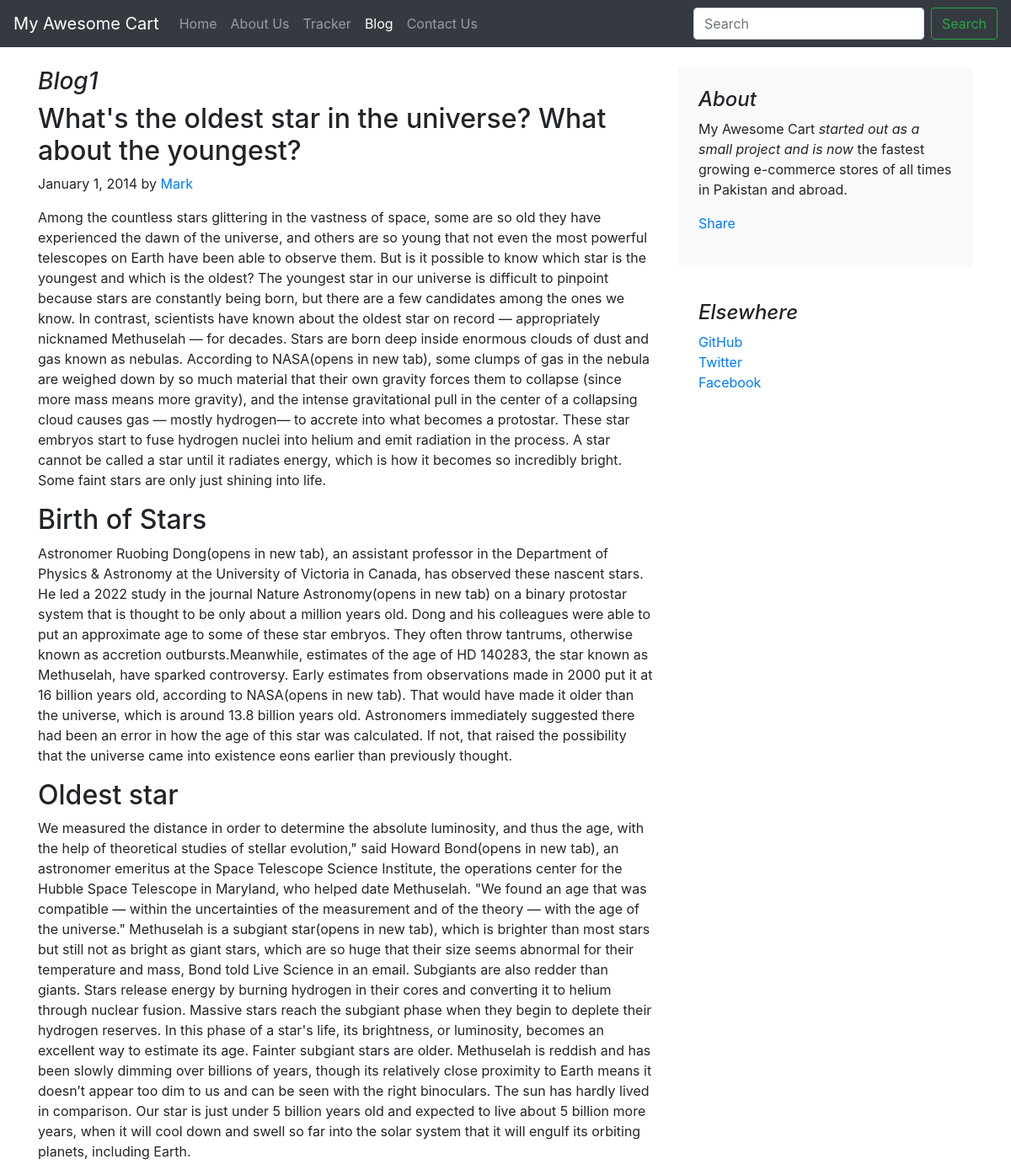
The page /blog/blogpost/1 on the database its author committed.
### blog/models.py (models this page shows, shortened)
class Blogpost(models.Model):
    post_id = models.AutoField(primary_key= True)
    tilte = models.CharField(max_length=50)
    head0 = models.CharField(max_length=500)
    chead0 = models.CharField(max_length=5000)
    head1 = models.CharField(max_length=500)
    chead1 = models.CharField(max_length=5000)
    head2 = models.CharField(max_length=500)
    chead2 = models.CharField(max_length=5000)
    pub_date = models.DateField()
    thumbnail = models.ImageField(upload_to='blog/images')

### blog/views.py (the view)
# urls.py: path("blogpost/<int:id>", views.blogpost, name="blogHome"),
def blogpost(request, id):
    post = Blogpost.objects.filter(post_id = id)[0]
    return render(request, 'blog/blogpost.html',{'post':post})

### blog/templates/blog/blogpost.html (shortened to what this page needs)
{% extends 'blog/basic.html' %}
{% block body %}
<div class="container">
    <div class="row mt-4">
        <div class="col-md-8 blog-main">
            <h3 class="font-italic">
                {{post.tilte}}
            </h3>
            <div class="blog-post">
                <h2 class="blog-post-title">{{post.head0}}</h2>
                <p class="blog-post-meta">January 1, 2014 by <a href="#">Mark</a></p>
                <p>{{post.chead0}}</p>
                <h2>{{post.head1}}</h2>
                <p>{{post.chead1}}</p>
                <h2>{{post.head2}}</h2>
                <p>{{post.chead2}}</p>
            </div>
        </div>
        <aside class="col-md-4 blog-sidebar">
            <div class="p-4 mb-3 bg-light rounded">
                <h4 class="font-italic">About</h4>
                <p class="mb-0">My Awesome Cart <em>started out as a small project and is now</em> the fastest growing e-commerce stores of all times in Pakistan and abroad.</p>
                <div class="my-3 fb-share-button" data-href="http://127.0.0.1:8000/blog/blogpost/{{post.post_id}}" data-layout="button_count" data-size="large"><a target="_blank" href="https://www.facebook.com/sharer/sharer.php?u=http%3A%2F%2F127.0.0.1%3A8000%2Fblog%2Fblogpost%2F4&src=sdkpreparse" class="fb-xfbml-parse-ignore">Share</a></div>
            </div>
            <div class="p-4">
                <h4 class="font-italic">Elsewhere</h4>
                <ol class="list-unstyled">
                    <li><a href="#">GitHub</a></li>
                    <li><a href="#">Twitter</a></li>
                    <li><a href="#">Facebook</a></li>
                </ol>
            </div>
        </aside>
    </div>
</div>
{% endblock %}

### rows shown on the page
Blogpost: tilte "Blog1", head0 "What's the oldest star in the universe? What about the youngest?", chead0 "Among the countless stars glittering in the vastness of space, some are so old they have experienced the dawn of the universe, and others are so young that not even the most powerful telescopes on Earth have been able to observe them. But is it possible to know which star is the youngest and which is the oldest? The youngest star in our universe is difficult to pinpoint because stars are constantly being born, but there are a few candidates among the ones we know. In contrast, scientists have known about the oldest star on record — appropriately nicknamed Methuselah — for decades. Stars are born deep inside enormous clouds of dust and gas known as nebulas. According to NASA(opens in new…", head1 "Birth of Stars", chead1 "Astronomer Ruobing Dong(opens in new tab), an assistant professor in the Department of Physics & Astronomy at the University of Victoria in Canada, has observed these nascent stars. He led a 2022 study in the journal Nature Astronomy(opens in new tab) on a binary protostar system that is thought to be only about a million years old. Dong and his colleagues were able to put an approximate age to some of these star embryos. They often throw tantrums, otherwise known as accretion outbursts.Meanwhile, estimates of the age of HD 140283, the star known as Methuselah, have sparked controversy. Early estimates from observations made in 2000 put it at 16 billion years old, according to NASA(opens in…", head2 "Oldest star", chead2 "We measured the distance in order to determine the absolute luminosity, and thus the age, with the help of theoretical studies of stellar evolution,\" said Howard Bond(opens in new tab), an astronomer emeritus at the Space Telescope Science Institute, the operations center for the Hubble Space Telescope in Maryland, who helped date Methuselah. \"We found an age that was compatible — within the uncertainties of the measurement and of the theory — with the age of the universe.\" Methuselah is a subgiant star(opens in new tab), which is brighter than most stars but still not as bright as giant stars, which are so huge that their size seems abnormal for their temperature and mass, Bond told Live…"
